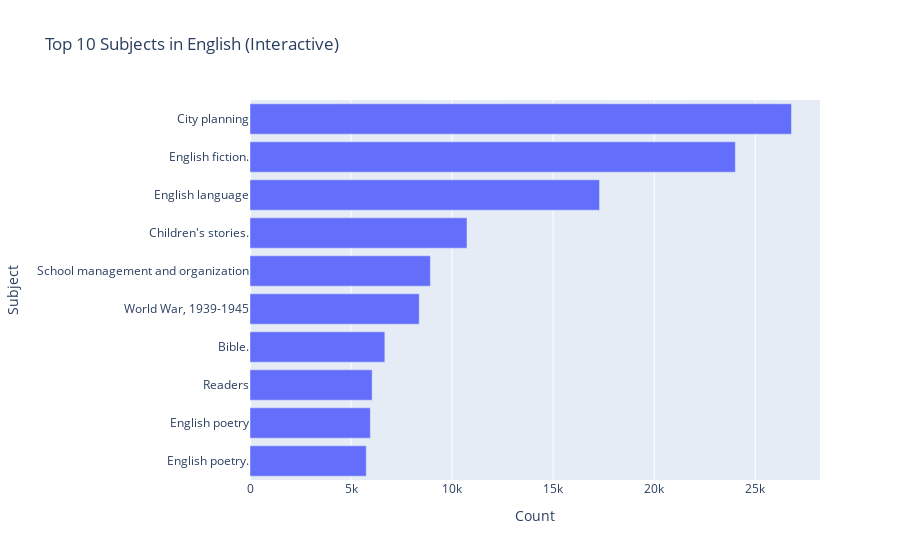

Write notebook code for a chart like this one.
### Code cell
# 4. Interactive Plot: Top 10 Subjects for a Selected Type (Plotly)
import plotly.express as px
fig = px.bar(top_subjects[::-1], x=top_subjects.values[::-1], y=top_subjects.index[::-1], orientation='h',
             title=f'Top {top_n} Subjects in {selected_type} (Interactive)', labels={'x':'Count', 'y':'Subject'})
fig.show()

### Figure 1 — Plotly figure (JSON) as saved in the notebook; plotly's stock layout.template omitted (floating-point values rounded to 4 significant figures)
{"data": [{"hovertemplate": "Count=%{x}<br>Subject=%{y}<extra></extra>", "legendgroup": "", "marker": {"color": "#636efa", "pattern": {"shape": ""}}, "name": "", "orientation": "h", "showlegend": false, "textposition": "auto", "type": "bar", "x": [5752, 5954, 6043, 6671, 8372, 8926, 10737, 17296, 24014, 26792], "xaxis": "x", "y": ["English poetry.", "English poetry", "Readers", "Bible.", "World War, 1939-1945", "School management and organization", "Children's stories.", "English language", "English fiction.", "City planning"], "yaxis": "y"}], "layout": {"barmode": "relative", "legend": {"tracegroupgap": 0}, "title": {"text": "Top 10 Subjects in English (Interactive)"}, "xaxis": {"anchor": "y", "domain": [0, 1], "title": {"text": "Count"}}, "yaxis": {"anchor": "x", "domain": [0, 1], "title": {"text": "Subject"}}}}
